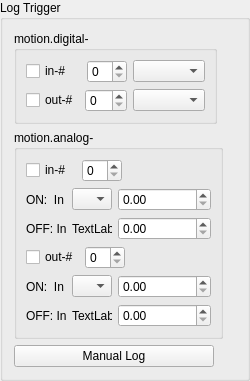
         <widget class="QGroupBox" name="groupBox_4">
          <property name="sizePolicy">
           <sizepolicy hsizetype="Fixed" vsizetype="Expanding">
            <horstretch>0</horstretch>
            <verstretch>0</verstretch>
           </sizepolicy>
          </property>
          <property name="minimumSize">
           <size>
            <width>250</width>
            <height>0</height>
           </size>
          </property>
          <property name="title">
           <string>Log Trigger</string>
          </property>
          <layout class="QGridLayout" name="gridLayout_4">
           <item row="6" column="0" alignment="Qt::AlignLeft">
            <widget class="QGroupBox" name="analoginputGB">
             <property name="title">
              <string>motion.analog-</string>
             </property>
             <layout class="QGridLayout" name="gridLayout_11">
              <item row="0" column="0">
               <layout class="QHBoxLayout" name="horizontalLayout_4">
                <item>
                 <widget class="QCheckBox" name="ainCB">
                  <property name="sizePolicy">
                   <sizepolicy hsizetype="Fixed" vsizetype="Fixed">
                    <horstretch>0</horstretch>
                    <verstretch>0</verstretch>
                   </sizepolicy>
                  </property>
                  <property name="minimumSize">
                   <size>
                    <width>50</width>
                    <height>0</height>
                   </size>
                  </property>
                  <property name="maximumSize">
                   <size>
                    <width>120</width>
                    <height>16777215</height>
                   </size>
                  </property>
                  <property name="text">
                   <string>in-#</string>
                  </property>
                 </widget>
                </item>
                <item alignment="Qt::AlignLeft">
                 <widget class="QSpinBox" name="ainSB">
                  <property name="sizePolicy">
                   <sizepolicy hsizetype="Fixed" vsizetype="Fixed">
                    <horstretch>0</horstretch>
                    <verstretch>0</verstretch>
                   </sizepolicy>
                  </property>
                  <property name="maximumSize">
                   <size>
                    <width>40</width>
                    <height>16777215</height>
                   </size>
                  </property>
                 </widget>
                </item>
                <item>
                 <widget class="QLabel" name="label_9">
                  <property name="sizePolicy">
                   <sizepolicy hsizetype="Fixed" vsizetype="Fixed">
                    <horstretch>0</horstretch>
                    <verstretch>0</verstretch>
                   </sizepolicy>
                  </property>
                  <property name="minimumSize">
                   <size>
                    <width>80</width>
                    <height>0</height>
                   </size>
                  </property>
                  <property name="text">
                   <string/>
                  </property>
                 </widget>
                </item>
               </layout>
              </item>
              <item row="1" column="0">
               <layout class="QHBoxLayout" name="horizontalLayout_5">
                <item>
                 <widget class="QLabel" name="label_7">
                  <property name="maximumSize">
                   <size>
                    <width>40</width>
                    <height>16777215</height>
                   </size>
                  </property>
                  <property name="text">
                   <string>ON:  In</string>
                  </property>
                 </widget>
                </item>
                <item>
                 <widget class="QComboBox" name="ainOnLogic">
                  <property name="maximumSize">
                   <size>
                    <width>40</width>
                    <height>16777215</height>
                   </size>
                  </property>
                 </widget>
                </item>
                <item>
                 <widget class="QDoubleSpinBox" name="ainOnValue">
                  <property name="maximum">
                   <double>100.000000000000000</double>
                  </property>
                 </widget>
                </item>
               </layout>
              </item>
              <item row="2" column="0">
               <layout class="QHBoxLayout" name="horizontalLayout_6">
                <item>
                 <widget class="QLabel" name="label_8">
                  <property name="maximumSize">
                   <size>
                    <width>40</width>
                    <height>16777215</height>
                   </size>
                  </property>
                  <property name="text">
                   <string>OFF: In</string>
                  </property>
                 </widget>
                </item>
                <item>
                 <widget class="QLabel" name="ainOffLogicLB">
                  <property name="maximumSize">
                   <size>
                    <width>40</width>
                    <height>16777215</height>
                   </size>
                  </property>
                  <property name="text">
                   <string>TextLabel</string>
                  </property>
                 </widget>
                </item>
                <item>
                 <widget class="QDoubleSpinBox" name="ainOffValue"/>
                </item>
               </layout>
              </item>
              <item row="3" column="0">
               <layout class="QHBoxLayout" name="horizontalLayout_13">
                <item>
                 <widget class="QCheckBox" name="aoutCB">
                  <property name="sizePolicy">
                   <sizepolicy hsizetype="Fixed" vsizetype="Fixed">
                    <horstretch>0</horstretch>
                    <verstretch>0</verstretch>
                   </sizepolicy>
                  </property>
                  <property name="minimumSize">
                   <size>
                    <width>50</width>
                    <height>0</height>
                   </size>
                  </property>
                  <property name="maximumSize">
                   <size>
                    <width>120</width>
                    <height>16777215</height>
                   </size>
                  </property>
                  <property name="text">
                   <string>out-#</string>
                  </property>
                 </widget>
                </item>
                <item alignment="Qt::AlignLeft">
                 <widget class="QSpinBox" name="aoutSB">
                  <property name="sizePolicy">
                   <sizepolicy hsizetype="Fixed" vsizetype="Fixed">
                    <horstretch>0</horstretch>
                    <verstretch>0</verstretch>
                   </sizepolicy>
                  </property>
                  <property name="maximumSize">
                   <size>
                    <width>40</width>
                    <height>16777215</height>
                   </size>
                  </property>
                 </widget>
                </item>
                <item>
                 <widget class="QLabel" name="label_13">
                  <property name="sizePolicy">
                   <sizepolicy hsizetype="Fixed" vsizetype="Fixed">
                    <horstretch>0</horstretch>
                    <verstretch>0</verstretch>
                   </sizepolicy>
                  </property>
                  <property name="minimumSize">
                   <size>
                    <width>80</width>
                    <height>0</height>
                   </size>
                  </property>
                  <property name="text">
                   <string/>
                  </property>
                 </widget>
                </item>
               </layout>
              </item>
              <item row="4" column="0">
               <layout class="QHBoxLayout" name="horizontalLayout_14">
                <item>
                 <widget class="QLabel" name="label_14">
                  <property name="maximumSize">
                   <size>
                    <width>40</width>
                    <height>16777215</height>
                   </size>
                  </property>
                  <property name="text">
                   <string>ON:  In</string>
                  </property>
                 </widget>
                </item>
                <item>
                 <widget class="QComboBox" name="aoutOnLogic">
                  <property name="maximumSize">
                   <size>
                    <width>40</width>
                    <height>16777215</height>
                   </size>
                  </property>
                 </widget>
                </item>
                <item>
                 <widget class="QDoubleSpinBox" name="aoutOnValue">
                  <property name="maximum">
                   <double>100.000000000000000</double>
                  </property>
                 </widget>
                </item>
               </layout>
              </item>
              <item row="5" column="0">
               <layout class="QHBoxLayout" name="horizontalLayout_15">
                <item>
                 <widget class="QLabel" name="label_15">
                  <property name="maximumSize">
                   <size>
                    <width>40</width>
                    <height>16777215</height>
                   </size>
                  </property>
                  <property name="text">
                   <string>OFF: In</string>
                  </property>
                 </widget>
                </item>
                <item>
                 <widget class="QLabel" name="aoutOffLogicLB">
                  <property name="maximumSize">
                   <size>
                    <width>40</width>
                    <height>16777215</height>
                   </size>
                  </property>
                  <property name="text">
                   <string>TextLabel</string>
                  </property>
                 </widget>
                </item>
                <item>
                 <widget class="QDoubleSpinBox" name="aoutOffValue"/>
                </item>
               </layout>
              </item>
             </layout>
            </widget>
           </item>
           <item row="10" column="0" colspan="2">
            <widget class="QPushButton" name="logPB">
             <property name="sizePolicy">
              <sizepolicy hsizetype="Fixed" vsizetype="Fixed">
               <horstretch>0</horstretch>
               <verstretch>0</verstretch>
              </sizepolicy>
             </property>
             <property name="minimumSize">
              <size>
               <width>200</width>
               <height>0</height>
              </size>
             </property>
             <property name="text">
              <string>Manual Log</string>
             </property>
            </widget>
           </item>
           <item row="0" column="0" alignment="Qt::AlignLeft">
            <widget class="QGroupBox" name="digitalinputGB">
             <property name="sizePolicy">
              <sizepolicy hsizetype="Preferred" vsizetype="Expanding">
               <horstretch>0</horstretch>
               <verstretch>0</verstretch>
              </sizepolicy>
             </property>
             <property name="title">
              <string>motion.digital-</string>
             </property>
             <layout class="QGridLayout" name="gridLayout_9">
              <item row="2" column="0">
               <layout class="QHBoxLayout" name="horizontalLayout_7">
                <item>
                 <widget class="QCheckBox" name="dinCB">
                  <property name="sizePolicy">
                   <sizepolicy hsizetype="Fixed" vsizetype="Fixed">
                    <horstretch>0</horstretch>
                    <verstretch>0</verstretch>
                   </sizepolicy>
                  </property>
                  <property name="minimumSize">
                   <size>
                    <width>50</width>
                    <height>0</height>
                   </size>
                  </property>
                  <property name="maximumSize">
                   <size>
                    <width>120</width>
                    <height>16777215</height>
                   </size>
                  </property>
                  <property name="text">
                   <string>in-#   </string>
                  </property>
                 </widget>
                </item>
                <item alignment="Qt::AlignLeft">
                 <widget class="QSpinBox" name="dinSB">
                  <property name="sizePolicy">
                   <sizepolicy hsizetype="Fixed" vsizetype="Fixed">
                    <horstretch>0</horstretch>
                    <verstretch>0</verstretch>
                   </sizepolicy>
                  </property>
                  <property name="maximumSize">
                   <size>
                    <width>40</width>
                    <height>16777215</height>
                   </size>
                  </property>
                 </widget>
                </item>
                <item>
                 <widget class="QComboBox" name="dinLogic">
                  <property name="sizePolicy">
                   <sizepolicy hsizetype="Fixed" vsizetype="Fixed">
                    <horstretch>0</horstretch>
                    <verstretch>0</verstretch>
                   </sizepolicy>
                  </property>
                  <property name="maximumSize">
                   <size>
                    <width>80</width>
                    <height>16777215</height>
                   </size>
                  </property>
                 </widget>
                </item>
               </layout>
              </item>
              <item row="3" column="0">
               <layout class="QHBoxLayout" name="horizontalLayout_12">
                <item>
                 <widget class="QCheckBox" name="doutCB">
                  <property name="text">
                   <string>out-#</string>
                  </property>
                 </widget>
                </item>
                <item>
                 <widget class="QSpinBox" name="doutSB"/>
                </item>
                <item>
                 <widget class="QComboBox" name="doutLogic"/>
                </item>
               </layout>
              </item>
             </layout>
            </widget>
           </item>
          </layout>
         </widget>
